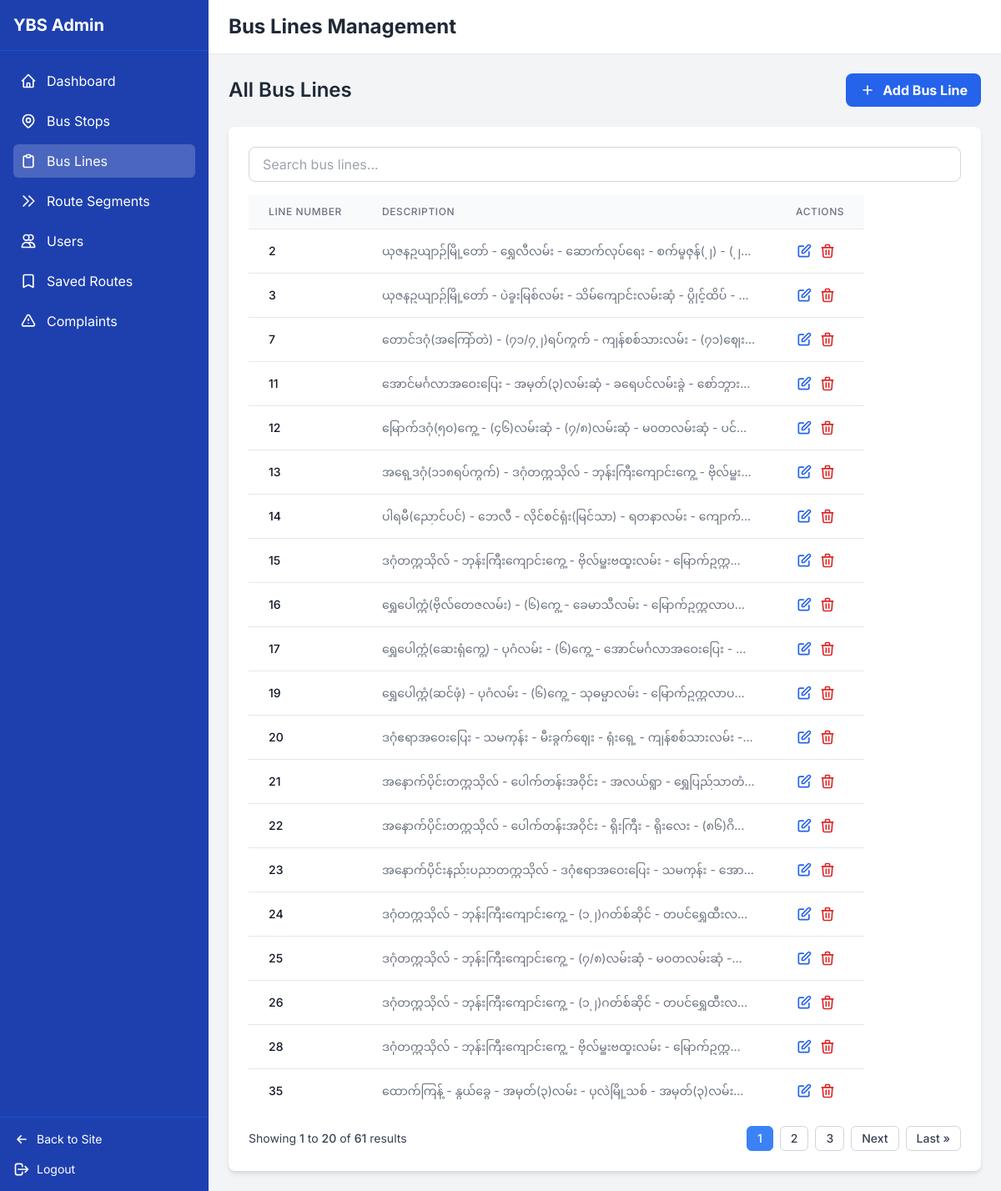
The app's page /admin-dashboard/bus-lines/ (signed in) with its own data.
### bus_routes/models.py (models this page shows, shortened)
class BusLine(models.Model):
    line_number = models.IntegerField(unique=True, verbose_name="Bus Line Number")
    description = models.TextField(blank=True, verbose_name="Description")
    class Meta:
        verbose_name = "Bus Line"
        verbose_name_plural = "Bus Lines"

### bus_routes/views.py (the view)
# urls.py: path('admin-dashboard/bus-lines/', views.admin_bus_lines, name='admin_bus_lines'),
@user_passes_test(is_admin)
def admin_bus_lines(request):
    bus_lines_list = BusLine.objects.all().order_by('line_number')
    paginator = Paginator(bus_lines_list, 20)
    page_number = request.GET.get('page')
    page_obj = paginator.get_page(page_number)
    return render(request, 'admin_bus_lines.html', {
        'active_tab': 'bus_lines',
        'bus_lines': page_obj,
        'page_obj': page_obj,
        'paginator': paginator
    })

### bus_routes/views.py (called while the page is built)
def is_admin(user):
    return user.is_authenticated and user.is_staff

### templates/admin_bus_lines.html (shortened to what this page needs)
{% extends "admin_dashboard.html" %}
{% block header_title %}Bus Lines Management{% endblock %}
{% block content %}
<div class="mb-4 sm:mb-6 flex flex-col sm:flex-row justify-between items-start sm:items-center space-y-3 sm:space-y-0">
    <h2 class="text-xl sm:text-2xl font-semibold text-gray-800">All Bus Lines</h2>
    <a href="{% url 'admin_bus_line_add' %}" class="bg-blue-600 hover:bg-blue-700 text-white font-bold py-2 px-4 rounded-lg flex items-center w-full sm:w-auto justify-center">
        <svg xmlns="http://www.w3.org/2000/svg" class="h-5 w-5 mr-2" fill="none" viewBox="0 0 24 24" stroke="currentColor">
            <path stroke-linecap="round" stroke-linejoin="round" stroke-width="2" d="M12 6v6m0 0v6m0-6h6m-6 0H6" />
        </svg>
        Add Bus Line
    </a>
</div>
<div class="card bg-white overflow-hidden">
    <div class="p-4 sm:p-6">
        <div class="mb-4">
            <input type="text" id="searchInput" placeholder="Search bus lines..."
                   class="w-full px-4 py-2 border border-gray-300 rounded-lg focus:outline-none focus:ring-2 focus:ring-blue-500 text-sm sm:text-base">
        </div>
        <div class="overflow-x-auto -webkit-overflow-scrolling-touch">
            <table class="min-w-full divide-y divide-gray-200" style="min-width: 500px;">
                <thead class="bg-gray-50">
                    <tr>
                        <th scope="col" class="px-3 sm:px-6 py-3 text-left text-xs font-medium text-gray-500 uppercase tracking-wider">Line Number</th>
                        <th scope="col" class="px-3 sm:px-6 py-3 text-left text-xs font-medium text-gray-500 uppercase tracking-wider">Description</th>
                        <th scope="col" class="px-3 sm:px-6 py-3 text-left text-xs font-medium text-gray-500 uppercase tracking-wider">Actions</th>
                    </tr>
                </thead>
                <tbody class="bg-white divide-y divide-gray-200">
                    {% for line in bus_lines %}
                    <tr class="hover:bg-gray-50">
                        <td class="px-3 sm:px-6 py-4 whitespace-nowrap text-sm font-medium text-gray-900">{{ line.line_number }}</td>
                        <td class="px-3 sm:px-6 py-4 text-sm text-gray-500">
                            <div class="max-w-xs truncate sm:max-w-md">{{ line.description|default:"-" }}</div>
                        </td>
                        <td class="px-3 sm:px-6 py-4 whitespace-nowrap text-sm text-gray-500">
                            <div class="flex space-x-2">
                                <a href="{% url 'admin_bus_line_edit' line.id %}"
                                   class="text-blue-600 hover:text-blue-900" title="Edit">
                                    <svg xmlns="http://www.w3.org/2000/svg" class="h-5 w-5" fill="none" viewBox="0 0 24 24" stroke="currentColor">
                                        <path stroke-linecap="round" stroke-linejoin="round" stroke-width="2" d="M11 5H6a2 2 0 00-2 2v11a2 2 0 002 2h11a2 2 0 002-2v-5m-1.414-9.414a2 2 0 112.828 2.828L11.828 15H9v-2.828l8.586-8.586z" />
                                    </svg>
                                </a>
                                <a href="{% url 'admin_bus_line_delete' line.id %}"
                                   class="text-red-600 hover:text-red-900"
                                   onclick="return confirm('Are you sure you want to delete this bus line?')"
                                   title="Delete">
                                    <svg xmlns="http://www.w3.org/2000/svg" class="h-5 w-5" fill="none" viewBox="0 0 24 24" stroke="currentColor">
                                        <path stroke-linecap="round" stroke-linejoin="round" stroke-width="2" d="M19 7l-.867 12.142A2 2 0 0116.138 21H7.862a2 2 0 01-1.995-1.858L5 7m5 4v6m4-6v6m1-10V4a1 1 0 00-1-1h-4a1 1 0 00-1 1v3M4 7h16" />
                                    </svg>
                                </a>
                            </div>
                        </td>
                    </tr>
                    {% empty %}
                    <tr>
                        <td colspan="3" class="px-6 py-8 text-center text-gray-500">No bus lines found.</td>
                    </tr>
                    {% endfor %}
                </tbody>
            </table>
        </div>
        <div class="mt-4 flex flex-col sm:flex-row justify-between items-center space-y-3 sm:space-y-0">
            <div>
                <p class="text-xs sm:text-sm text-gray-700">
                    Showing <span class="font-medium">{{ page_obj.start_index }}</span> to <span class="font-medium">{{ page_obj.end_index }}</span> of <span class="font-medium">{{ paginator.count }}</span> results
                </p>
            </div>
            <div class="flex flex-wrap justify-center gap-2">
                {% for num in paginator.page_range %}
                    {% if page_obj.number == num %}
                        <span class="px-2 sm:px-3 py-1 border border-blue-500 bg-blue-500 text-white rounded-md text-xs sm:text-sm font-medium">{{ num }}</span>
                    {% elif num > page_obj.number|add:'-3' and num < page_obj.number|add:'3' %}
                        <a href="?page={{ num }}" class="px-2 sm:px-3 py-1 border border-gray-300 rounded-md text-xs sm:text-sm font-medium text-gray-700 hover:bg-gray-50">{{ num }}</a>
                    {% endif %}
                {% endfor %}
                {% if page_obj.has_next %}
                    <a href="?page={{ page_obj.next_page_number }}" class="px-2 sm:px-3 py-1 border border-gray-300 rounded-md text-xs sm:text-sm font-medium text-gray-700 hover:bg-gray-50">Next</a>
                    <a href="?page={{ page_obj.paginator.num_pages }}" class="px-2 sm:px-3 py-1 border border-gray-300 rounded-md text-xs sm:text-sm font-medium text-gray-700 hover:bg-gray-50">Last &raquo;</a>
                {% endif %}
            </div>
        </div>
    </div>
</div>
{% endblock %}

### templates/admin_dashboard.html (style rules this page uses)
body { font-family: 'Inter', sans-serif; background-color: #f3f4f6; }
.card { transition: all 0.3s ease; border-radius: 0.5rem; overflow: hidden; box-shadow: 0 4px 6px -1px rgba(0, 0, 0, 0.1), 0 2px 4px -1px rgba(0, 0, 0, 0.06); }

### records on screen
BusLine: line_number "2", description "ယုဇနဥယျာဉ်မြို့တော် - ရွှေလီလမ်း - ဆောက်လုပ်ရေး - စက်မှုဇုန်(၂) - (၂…"
BusLine: line_number "3", description "ယုဇနဥယျာဉ်မြို့တော် - ပဲခူးမြစ်လမ်း - သိမ်ကျောင်းလမ်းဆုံ - ပွိုင့်ထိပ် -…"
BusLine: line_number "7", description "တောင်ဒဂုံ(အကြော်တဲ) - (၇၁/၇၂)ရပ်ကွက် - ကျန်စစ်သားလမ်း - (၇၁)ဈေး…"
BusLine: line_number "11", description "အောင်မင်္ဂလာအဝေးပြေး - အမှတ်(၃)လမ်းဆုံ - ခရေပင်လမ်းခွဲ - စော်ဘွား…"
BusLine: line_number "12", description "မြောက်ဒဂုံ(၅၀)ကွေ့ - (၄၆)လမ်းဆုံ - (၇/၈)လမ်းဆုံ - မ၀တလမ်းဆုံ - ပင်…"
BusLine: line_number "13", description "အရှေ့ဒဂုံ(၁၁၈ရပ်ကွက်) - ဒဂုံတက္ကသိုလ် - ဘုန်းကြီးကျောင်းကွေ့ - ဗိုလ်မှူး…"
BusLine: line_number "14", description "ပါရမီ(ညောင်ပင်) - ဘေလီ - လိုင်စင်ရုံး(မြင်သာ) - ရတနာလမ်း - ကျောက်…"
BusLine: line_number "15", description "ဒဂုံတက္ကသိုလ် - ဘုန်းကြီးကျောင်းကွေ့ - ဗိုလ်မှူးဗထူးလမ်း - မြောက်ဥက္ကလ…"
BusLine: line_number "16", description "ရွှေပေါက္ကံ(ဗိုလ်တေဇလမ်း) - (၆)ကွေ့ - ခေမာသီလမ်း - မြောက်ဥက္ကလာပ…"
BusLine: line_number "17", description "ရွှေပေါက္ကံ(ဆေးရုံကွေ့) - ပုဂံလမ်း - (၆)ကွေ့ - အောင်မင်္ဂလာအဝေးပြေး -…"
BusLine: line_number "19", description "ရွှေပေါက္ကံ(ဆင်ဖုံ) - ပုဂံလမ်း - (၆)ကွေ့ - သုဓမ္မာလမ်း - မြောက်ဥက္ကလာပ…"
BusLine: line_number "20", description "ဒဂုံဧရာအဝေးပြေး - သမကုန်း - မီးခွက်ဈေး - ရုံးရှေ့ - ကျန်စစ်သားလမ်း -…"
BusLine: line_number "21", description "အနောက်ပိုင်းတက္ကသိုလ် - ပေါက်တန်းအဝိုင်း - အလယ်ရွာ - ရွှေပြည်သာတံ…"
BusLine: line_number "22", description "အနောက်ပိုင်းတက္ကသိုလ် - ပေါက်တန်းအဝိုင်း - ရိုးကြီး - ရိုးလေး - (၈၆)ဂိ…"
BusLine: line_number "23", description "အနောက်ပိုင်းနည်းပညာတက္ကသိုလ် - ဒဂုံဧရာအဝေးပြေး - သမကုန်း - အော…"
BusLine: line_number "24", description "ဒဂုံတက္ကသိုလ် - ဘုန်းကြီးကျောင်းကွေ့ - (၁၂)ဂတ်စ်ဆိုင် - တပင်ရွှေထီးလမ်…"
BusLine: line_number "25", description "ဒဂုံတက္ကသိုလ် - ဘုန်းကြီးကျောင်းကွေ့ - (၇/၈)လမ်းဆုံ - မဝတလမ်းဆုံ -တေ…"
BusLine: line_number "26", description "ဒဂုံတက္ကသိုလ် - ဘုန်းကြီးကျောင်းကွေ့ - (၁၂)ဂတ်စ်ဆိုင် - တပင်ရွှေထီးလမ်…"
BusLine: line_number "28", description "ဒဂုံတက္ကသိုလ် - ဘုန်းကြီးကျောင်းကွေ့ - ဗိုလ်မှူးဗထူးလမ်း - မြောက်ဥက္ကလ…"
BusLine: line_number "35", description "ထောက်ကြန့် - နွယ်ခွေ - အမှတ်(၃)လမ်း - ပုလဲမြို့သစ် - အမှတ်(၃)လမ်း…"

### other values on screen
{{ page_obj.start_index }} "1"
{{ page_obj.end_index }} "20"
{{ paginator.count }} "61"
{{ num }} "1"
{{ num }} "2" "3"
